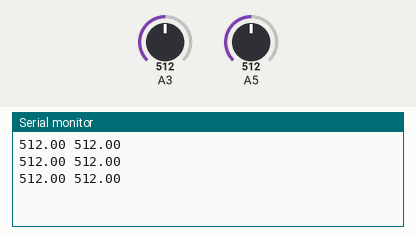
Recording of a sketch running on a simulated Arduino Uno, built with avr-gcc and run on an emulated ATmega328P. Parts: the last lines printed to the serial monitor. Inputs (shaded band) come from the test bench; at power-on: A3 = 512, A5 = 512.

Above: at 1.3 s.
1.4 s: A3 set to 716
At 1.9 s:
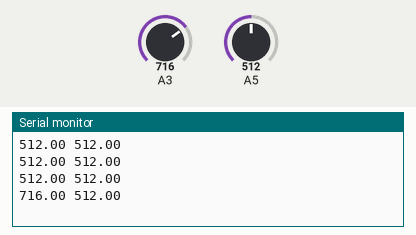
2.9 s: A5 set to 716
At 3.4 s:
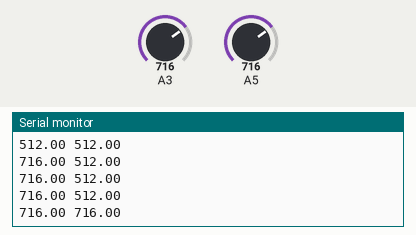
4.4 s: A3 set to 900
At 4.9 s:
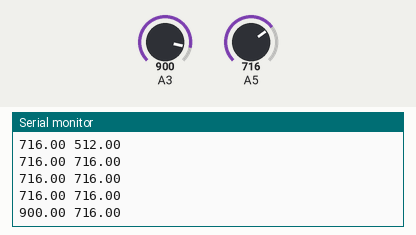
5.9 s: A5 set to 900
At 6.4 s:
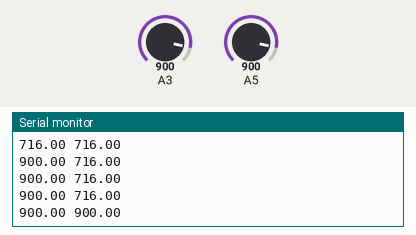
Timing chart, 0 to 8.4 s (numbered marks = the images above; inputs shaded):
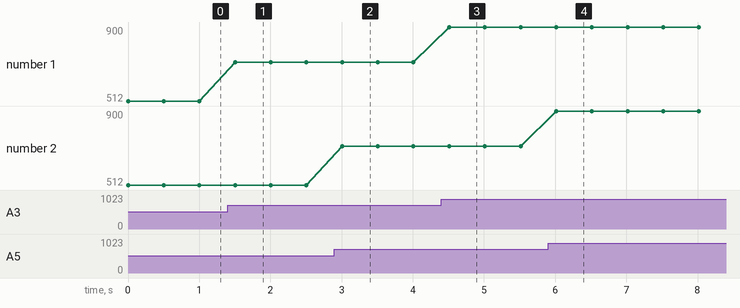

The sketch:

___.ino
```cpp
void setup() {
  // put your setup code here, to run once:
  Serial.begin(115200);
  float a = 0, b = 0;
}

void loop() {
  // put your main code here, to run repeatedly:
float a = analogRead(11);
float b = analogRead(5);

 Serial.print(a);
 Serial.print(" ");
 Serial.print(b);
 Serial.print("\n");
 delay(500);
}
```

Measured:
- after the input at 1.4 s, the serial monitor: prints a new line after 0.10 s (image 1)
- after the input at 2.9 s, the serial monitor: prints a new line after 0.11 s (image 2)
- after the input at 4.4 s, the serial monitor: prints a new line after 0.11 s (image 3)
- after the input at 5.9 s, the serial monitor: prints a new line after 0.11 s (image 4)
- plotted number 1: 512 → 716 after the input at 1.4 s, 716 → 900 after the input at 4.4 s
